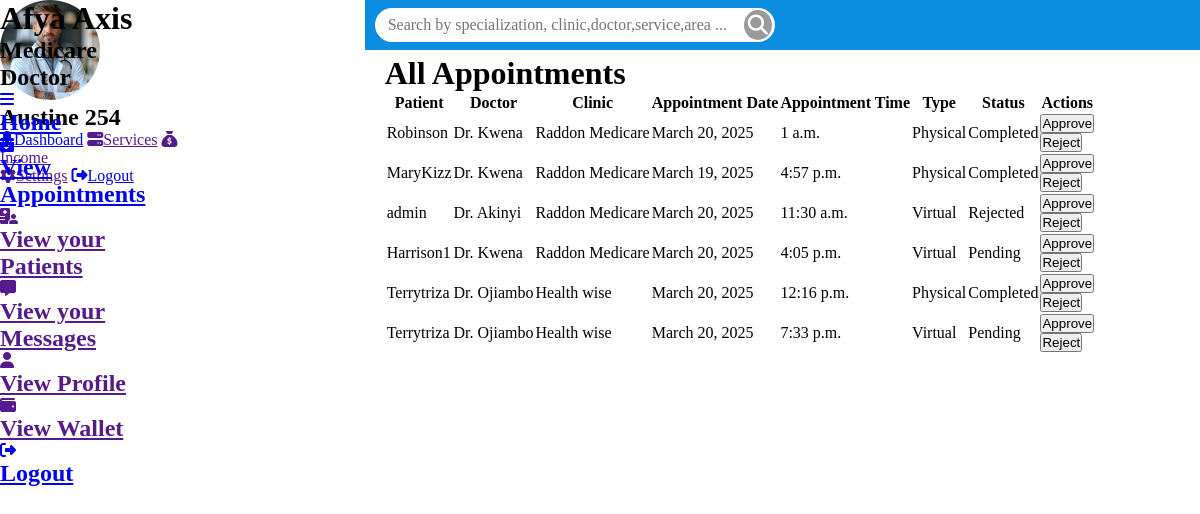
The app's page /appointments/admin_list/ (signed in) with its own data.
### doctors/models.py (models this page shows, shortened)
class Doctor(models.Model):
    user = models.OneToOneField(User, on_delete=models.CASCADE, related_name='doctor_profile')
    first_name = models.CharField(max_length=100)
    last_name = models.CharField(max_length=100)
    email = models.EmailField(unique=True)
    phone_number = models.CharField(max_length=15, unique=True)
    clinic = models.ForeignKey('clinics.Clinic', on_delete=models.CASCADE, related_name="doctors")
    specialization = models.ForeignKey(Specialization, on_delete=models.CASCADE, related_name="doctors")
    bio = models.TextField(blank=True, null=True)
    profile_picture = models.ImageField(upload_to='doctor_profiles/', blank=True, null=True)
    facebook = models.URLField(blank=True, null=True)
    twitter = models.URLField(blank=True, null=True)
    linkedin = models.URLField(blank=True, null=True)
    instagram = models.URLField(blank=True, null=True)
    address = models.TextField()
    city = models.CharField(max_length=100)
    country = models.CharField(max_length=100,default='Kenya')
    postal_code = models.CharField(max_length=10,default='0000')
    state= models.CharField(max_length=100,default='Kisii')
    hire_date = models.DateField(null=True, blank=True)
    years_of_experience = models.IntegerField(null=True, blank=True)
    years_worked_at_afyaaxis = models.IntegerField(null=True, blank=True)
    availability = models.BooleanField(default=True)

### appointments/models.py (models this page shows, shortened)
class Appointment(models.Model):
    APPOINTMENT_TYPE_CHOICES = [
        ('virtual', 'Virtual'),
        ('physical', 'Physical'),
    ]
    APPOINTMENT_STATUS_CHOICES = [
        ('pending', 'Pending'),
        ('approved', 'Approved'),
        ('rejected', 'Rejected'),
        ('completed', 'Completed'),
    ]
    patient = models.ForeignKey(User, on_delete=models.CASCADE, related_name='appointments')
    doctor = models.ForeignKey(Doctor, on_delete=models.CASCADE, related_name='appointments')
    appointment_type = models.CharField(max_length=10, choices=APPOINTMENT_TYPE_CHOICES)
    appointment_date = models.DateField()
    appointment_time = models.TimeField()
    status = models.CharField(max_length=10, choices=APPOINTMENT_STATUS_CHOICES, default='pending')
    rejection_reason = models.TextField(blank=True, null=True)
    created_at = models.DateTimeField(auto_now_add=True)  # Add this line

### clinics/models.py (models this page shows, shortened)
class Clinic(models.Model):
    name = models.CharField(max_length=255, unique=True)
    address = models.TextField()
    phone_number = models.CharField(max_length=15, unique=True)
    email = models.EmailField(unique=True, blank=True, null=True)
    website = models.URLField(blank=True, null=True)
    latitude = models.DecimalField(max_digits=9, decimal_places=6, blank=True, null=True)
    longitude = models.DecimalField(max_digits=9, decimal_places=6, blank=True, null=True)
    about = models.TextField(blank=True, null=True)
    services = models.ManyToManyField(Service, related_name='clinics')
    image1 = models.ImageField(upload_to='clinic_images/', blank=True, null=True)
    image2 = models.ImageField(upload_to='clinic_images/', blank=True, null=True)
    image3 = models.ImageField(upload_to='clinic_images/', blank=True, null=True)

### appointments/views.py (the view)
# urls.py: path('admin_list/', views.admin_appointment_list, name='admin_appointment_list'),
@login_required
def admin_appointment_list(request):
    if request.user.is_staff:
        appointments = Appointment.objects.all()
        return render(request, 'appointments/admin_appointment_list.html', {'appointments': appointments})
    else:
        return redirect('user_appointment_list')

### notifications/templatetags/notification_tags.py (called while the page is built)
@register.simple_tag(takes_context=True)
def user_unread_notifications_count(context):
    user = context['user']
    if user.is_authenticated:
        return Notification.objects.filter(user=user, is_read=False).count()
    return 0

### templates/appointments/admin_appointment_list.html (shortened to what this page needs)
{% extends "base/layout.html" %}
{% block content %}
<h1>All Appointments</h1>
<table>
    <thead>
        <tr>
            <th>Patient</th>
            <th>Doctor</th>
            <th>Clinic</th>
            <th>Appointment Date</th>
            <th>Appointment Time</th>
            <th>Type</th>
            <th>Status</th>
            <th>Actions</th>
        </tr>
    </thead>
    <tbody>
        {% for appointment in appointments %}
        <tr>
            <td>{{ appointment.patient.username }}</td>
            <td>Dr. {{ appointment.doctor.last_name }}</td>
            <td>{{ appointment.doctor.clinic.name }}</td>
            <td>{{ appointment.appointment_date }}</td>
            <td>{{ appointment.appointment_time }}</td>
            <td>{{ appointment.get_appointment_type_display }}</td>
            <td>{{ appointment.get_status_display }}</td>
            <td>
                <form method="post" action="{% url 'approve_appointment' appointment.id %}">
                    <button type="submit">Approve</button>
                </form>
                <button class="reject-btn" data-id="{{ appointment.id }}">Reject</button>
            </td>
        </tr>
        {% endfor %}
    </tbody>
</table>
{% endblock %}

### templates/doctors/sidebar.html (shortened to what this page needs)
{% load static %}
<div class="sidebarleft">
    <div class="sidebarheader">
        <div class="adminimage">
            {% if user.doctor_profile.profile_picture %}
            <img style="width:100px;height:100px;border-radius:50%;object-fit:cover;object-position:top;" src="{{ user.doctor_profile.profile_picture.url }}" alt="">
            {% else %}
            <img style="width:100px;height:100px;border-radius:50%;object-fit:cover;object-position:top;" src="{% static 'images/admin-settings.png' %}" alt="">
            {% endif %}
        </div>
    </div>
    <div class="adminname">
        <h2>{{ user.first_name }} {{ user.last_name }}</h2>
    </div>
    <div class="menuitems">
        <a href="{% url 'doctor_dashboard' %}"><i class="fa-solid fa-user-md"></i>Dashboard</a>
        <a href=""><i class="fa-solid fa-server"></i>Services</a>
        <a href=""><i class="fa-solid fa-sack-dollar"></i>Income</a>
    </div>
    <div class="logoutdiv">
        <a href=""><i class="fa-solid fa-gear"></i>Settings</a>
        <a href="{% url 'logout' %}"><i class="fa-solid fa-right-from-bracket"></i>Logout</a>
    </div>
</div>
<div class="sidebar">
    <div class="sidetop">
        <h1>Afya Axis</h1>
        <h2>Medicare </h2>
        <h2>Doctor</h2>
    </div>
    <div class="sidemiddle">
        <div class="sidebuttons">
            <a href="{% url 'doctor_dashboard' %}">
                <i class="fa-solid fa-bars"></i>
                <h2>Home</h2>
            </a>
            <a href="{% url 'doctor_appointments'%}">
                <i class="fa-solid fa-calendar-check"></i>
                <h2>View Appointments</h2>
            </a>
            <a href="">
                <i class="fa-solid fa-hospital-user"></i>
                <h2>View your Patients</h2>
            </a>
            <a href="">
                <i class="fa-solid fa-message"></i>
                <h2>View your Messages</h2>
            </a>
            <a href="">
                <i class="fa-solid fa-user"></i>
                <h2>View Profile</h2>
            </a>
            <a href="">
                <i class="fa-solid fa-wallet"></i>
                <h2>View Wallet</h2>
            </a>
        </div>
    </div>
    <div class="sidebottom">
        <a href="{% url 'logout' %}">
            <i class="fa-solid fa-right-from-bracket"></i>
            <h2>Logout</h2>
        </a>
    </div>
</div>

### static/css/main.css (style rules this page uses)
* { margin: 0; padding: 0; box-sizing: border-box; }
:root { --green:#007f3c; --blue:#0c8de0; --yellow:#f9be1a; }
body { width: 100%; }
.sidebar { width: 15%; height: 100vh; position: fixed; }

### records on screen
Appointment: patient.username "Robinson", doctor.last_name "Kwena", doctor.clinic.name "Raddon Medicare", appointment_date "March 20, 2025", appointment_time "1 a.m.", appointment_type "Physical", status "Completed"
Appointment: patient.username "MaryKizz", doctor.last_name "Kwena", doctor.clinic.name "Raddon Medicare", appointment_date "March 19, 2025", appointment_time "4:57 p.m.", appointment_type "Physical", status "Completed"
Appointment: patient.username "admin", doctor.last_name "Akinyi", doctor.clinic.name "Raddon Medicare", appointment_date "March 20, 2025", appointment_time "11:30 a.m.", appointment_type "Virtual", status "Rejected"
Appointment: patient.username "Harrison1", doctor.last_name "Kwena", doctor.clinic.name "Raddon Medicare", appointment_date "March 20, 2025", appointment_time "4:05 p.m.", appointment_type "Virtual", status "Pending"
Appointment: patient.username "Terrytriza", doctor.last_name "Ojiambo", doctor.clinic.name "Health wise", appointment_date "March 20, 2025", appointment_time "12:16 p.m.", appointment_type "Physical", status "Completed"
Appointment: patient.username "Terrytriza", doctor.last_name "Ojiambo", doctor.clinic.name "Health wise", appointment_date "March 20, 2025", appointment_time "7:33 p.m.", appointment_type "Virtual", status "Pending"

### other values on screen
{{ user.first_name }} "Austine"
{{ user.last_name }} "254"
